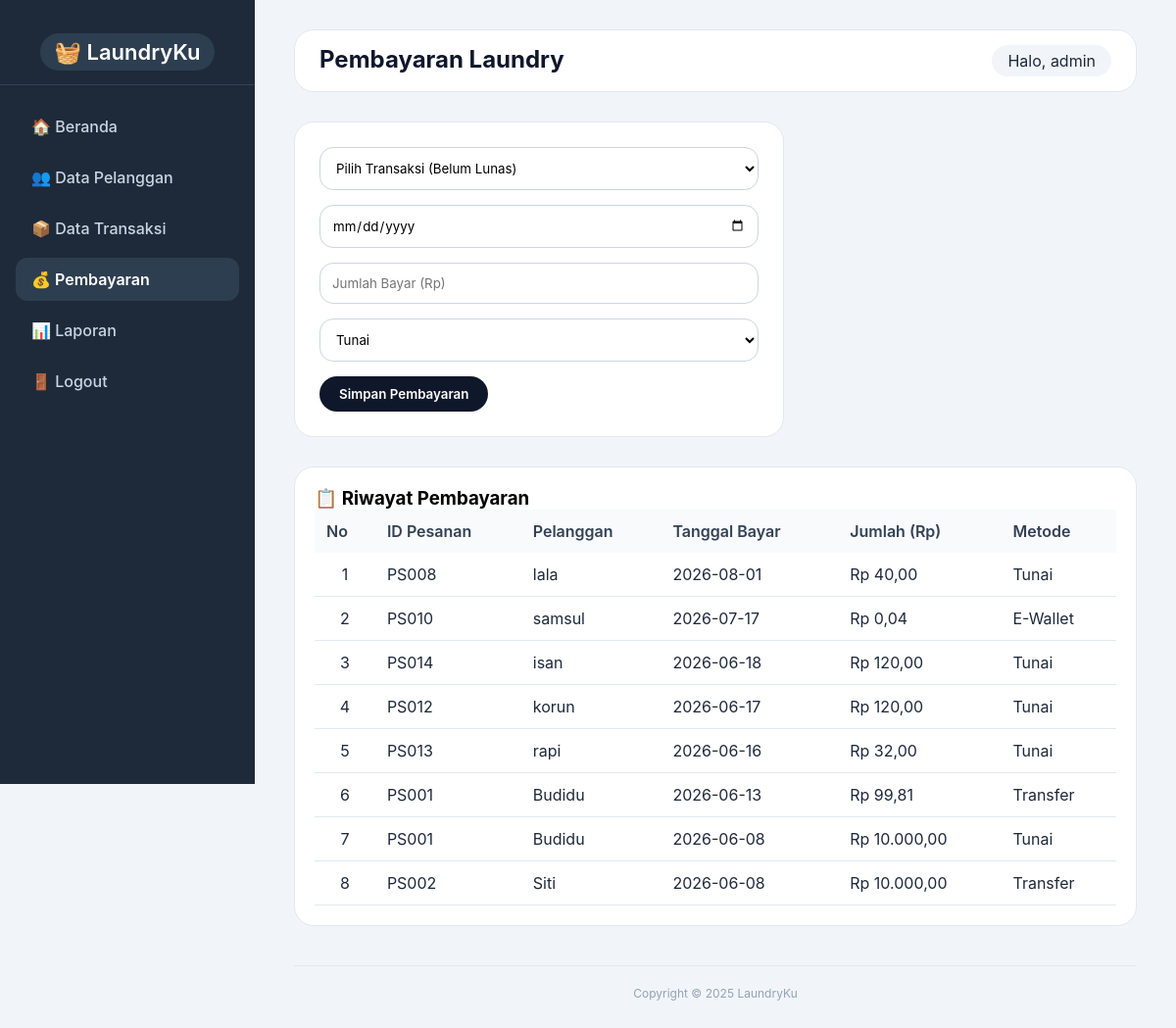
/public/pembayaran.php (signed in), run on the app's committed database.
### tables this page shows
CREATE TABLE `pembayaran` (
  `id_pembayaran` int(11) NOT NULL AUTO_INCREMENT,
  `id_transaksi` int(11) NOT NULL,
  `tanggal_bayar` date NOT NULL,
  `jumlah_bayar` decimal(10,2) NOT NULL,
  `metode` enum('Tunai','Transfer','E-Wallet') DEFAULT 'Tunai',
  PRIMARY KEY (`id_pembayaran`),
  KEY `id_transaksi` (`id_transaksi`),
  CONSTRAINT `pembayaran_ibfk_1` FOREIGN KEY (`id_transaksi`) REFERENCES `transaksi` (`id_transaksi`) ON DELETE CASCADE
);

CREATE TABLE `pelanggan` (
  `id_pelanggan` int(11) NOT NULL AUTO_INCREMENT,
  `nama_pelanggan` varchar(100) NOT NULL,
  `alamat` varchar(255) DEFAULT NULL,
  `no_hp` varchar(15) DEFAULT NULL,
  PRIMARY KEY (`id_pelanggan`)
);

### public/pembayaran.php (the view, shortened to what this page needs)
<?php
require_once '../config/database.php';
$sql = "SELECT p.*, t.total_harga, pel.nama_pelanggan
        FROM pembayaran p
        JOIN transaksi t ON p.id_transaksi = t.id_transaksi
        JOIN pelanggan pel ON t.id_pelanggan = pel.id_pelanggan
        ORDER BY p.tanggal_bayar DESC";
$result = $conn->query($sql);
?>
<!DOCTYPE html>
<html lang="id">
<head>
</head>
<body>
    <div class="sidebar">
        <div class="logo"><span>🧺 LaundryKu</span></div>
        <ul>
            <li><a href="dashboard.php">🏠 Beranda</a></li>
            <li><a href="pelanggan.php">👥 Data Pelanggan</a></li>
            <li><a href="transaksi.php">📦 Data Transaksi</a></li>
            <li class="active"><a href="pembayaran.php">💰 Pembayaran</a></li>
            <li><a href="laporan.php">📊 Laporan</a></li>
            <li><a href="logout.php">🚪 Logout</a></li>
        </ul>
    </div>
    <div class="main-content">
        <div class="top-bar">
            <h2>Pembayaran Laundry</h2>
            <div class="user-info">Halo, <?= htmlspecialchars($_SESSION['username']) ?></div>
        </div>
        <form method="post">
            <select name="id_transaksi" required>
                <option value="">Pilih Transaksi (Belum Lunas)</option>
            </select>
            <input type="date" name="tanggal_bayar" required>
            <input type="number" step="0.01" name="jumlah_bayar" placeholder="Jumlah Bayar (Rp)" required>
            <select name="metode">
                <option value="Tunai">Tunai</option>
            </select>
            <button type="submit" name="tambah">Simpan Pembayaran</button>
        </form>
        <div class="table-wrapper">
            <h3>📋 Riwayat Pembayaran</h3>
            <?php if ($result && $result->num_rows > 0): ?>
                <table>
                    <thead>
                        <tr>
                            <th>No</th>
                            <th>ID Pesanan</th>
                            <th>Pelanggan</th>
                            <th>Tanggal Bayar</th>
                            <th>Jumlah (Rp)</th>
                            <th>Metode</th>
                        </tr>
                    </thead>
                    <tbody>
                        <?php $no = 1;
                        while ($row = $result->fetch_assoc()):
                            $id_pesanan = "PS" . str_pad($row['id_transaksi'], 3, '0', STR_PAD_LEFT);
                        ?>
                            <tr>
                                <td style="text-align:center;"><?= $no++; ?></td>
                                <td><?= $id_pesanan ?></td>
                                <td><?= htmlspecialchars($row['nama_pelanggan']) ?></td>
                                <td><?= $row['tanggal_bayar'] ?></td>
                                <td>Rp <?= number_format($row['jumlah_bayar'], 2, ',', '.') ?></td>
                                <td><?= $row['metode'] ?></td>
                            </tr>
                        <?php endwhile; ?>
                    </tbody>
                </table>
            <?php else: ?>
                <p>Belum ada pembayaran.</p>
            <?php endif; ?>
        </div>
        <div class="footer">Copyright &copy; 2025 LaundryKu</div>
    </div>
</body>
</html>

### public/pembayaran.php (style rules this page uses)
* { margin: 0; padding: 0; box-sizing: border-box; font-family: 'Inter', system-ui, 'Segoe UI', sans-serif; }
body { background: #f1f5f9; display: flex; }
.sidebar { width: 260px; background: #1e2a3a; color: #e2e8f0; height: 100vh; position: fixed; padding: 20px 0; }
.sidebar .logo { text-align: center; padding: 20px; font-size: 22px; font-weight: 600; border-bottom: 1px solid #334155; margin-bottom: 20px; }
.sidebar .logo span { background: #2d3e50; padding: 6px 14px; border-radius: 30px; color: white; }
.sidebar ul { list-style: none; padding: 0 16px; }
.sidebar ul li { margin: 8px 0; border-radius: 12px; }
.sidebar ul li a { display: block; padding: 12px 16px; color: #cbd5e1; text-decoration: none; border-radius: 12px; transition: 0.2s; font-weight: 500; }
.sidebar ul li.active { background: #2d3e50; }
.sidebar ul li.active a { color: white; font-weight: 600; }
.main-content { margin-left: 260px; padding: 30px 40px; width: calc(100% - 260px); }
.top-bar { background: white; padding: 15px 25px; border-radius: 20px; display: flex; justify-content: space-between; margin-bottom: 30px; border: 1px solid #e2e8f0; }
.top-bar h2 { color: #0f172a; }
.user-info { background: #f1f5f9; padding: 6px 16px; border-radius: 40px; color: #1e293b; }
form { background: white; padding: 25px; border-radius: 20px; margin-bottom: 30px; border: 1px solid #e2e8f0; max-width: 500px; }
input, select { width: 100%; padding: 12px; margin-bottom: 15px; border: 1px solid #cbd5e1; border-radius: 14px; background: white; }
button { background: #0f172a; border: none; padding: 10px 20px; border-radius: 40px; color: white; font-weight: 600; cursor: pointer; }
.table-wrapper { background: white; border-radius: 20px; padding: 20px; border: 1px solid #e2e8f0; overflow-x: auto; }
table { width: 100%; border-collapse: collapse; }
th { background: #f8fafc; color: #334155; padding: 12px; text-align: left; font-weight: 600; }
td { padding: 12px; border-bottom: 1px solid #e2e8f0; color: #1e293b; }
.footer { text-align: center; margin-top: 40px; font-size: 12px; color: #94a3b8; border-top: 1px solid #e2e8f0; padding-top: 20px; }

### data on the page
pembayaran: id_transaksi "PS008", pelanggan.nama_pelanggan "lala", tanggal_bayar "2026-08-01", jumlah_bayar "40,00", metode "Tunai"
pembayaran: id_transaksi "PS010", pelanggan.nama_pelanggan "samsul", tanggal_bayar "2026-07-17", jumlah_bayar "0,04", metode "E-Wallet"
pembayaran: id_transaksi "PS014", pelanggan.nama_pelanggan "isan", tanggal_bayar "2026-06-18", jumlah_bayar "120,00", metode "Tunai"
pembayaran: id_transaksi "PS012", pelanggan.nama_pelanggan "korun", tanggal_bayar "2026-06-17", jumlah_bayar "120,00", metode "Tunai"
pembayaran: id_transaksi "PS013", pelanggan.nama_pelanggan "rapi", tanggal_bayar "2026-06-16", jumlah_bayar "32,00", metode "Tunai"
pembayaran: id_transaksi "PS001", pelanggan.nama_pelanggan "Budidu", tanggal_bayar "2026-06-13", jumlah_bayar "99,81", metode "Transfer"
pembayaran: id_transaksi "PS001", pelanggan.nama_pelanggan "Budidu", tanggal_bayar "2026-06-08", jumlah_bayar "10.000,00", metode "Tunai"
pembayaran: id_transaksi "PS002", pelanggan.nama_pelanggan "Siti", tanggal_bayar "2026-06-08", jumlah_bayar "10.000,00", metode "Transfer"

### other printed values
$_SESSION['username'] "admin"
